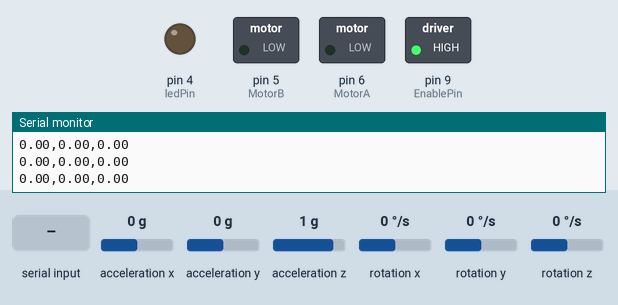
Recording of a sketch running on a simulated Arduino Uno, built with avr-gcc and run on an emulated ATmega328P. Shown: switched loads named in the sketch (green lamp = pin HIGH), output pins drawn as LEDs (lit = HIGH), the last lines printed to the serial monitor. The test bench sets the inputs (shaded band); at power-on: acceleration x 0 g, rotation y 0 °/s, acceleration y 0 g, acceleration z 1 g, rotation x 0 °/s, rotation z 0 °/s.

Above: at 1.2 s.
1.3 s: "L" received over Serial
At 1.9 s:
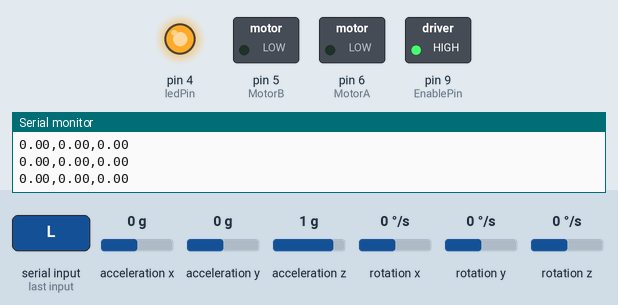
2.8 s: byte 255 (255) received over Serial
At 3.7 s:
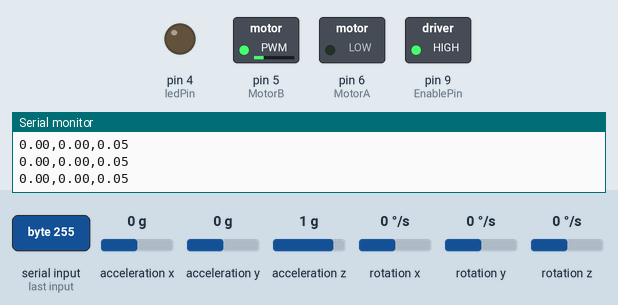
4.3 s: acceleration x set to -0.2 g
At 5.4 s:
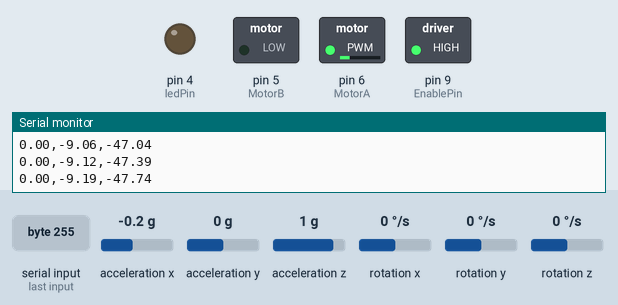
5.8 s: rotation y set to -16 °/s
8.8 s: rotation y set to -18 °/s
At 10.7 s:
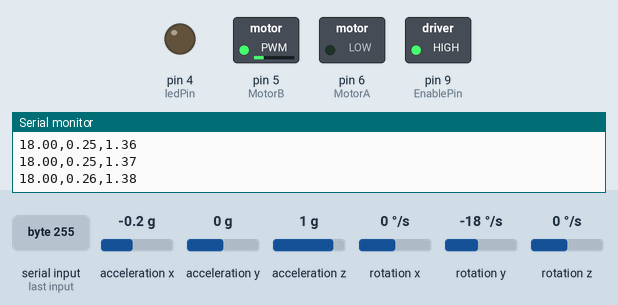
11.2 s: acceleration x set to -1.4 g
At 13.1 s:
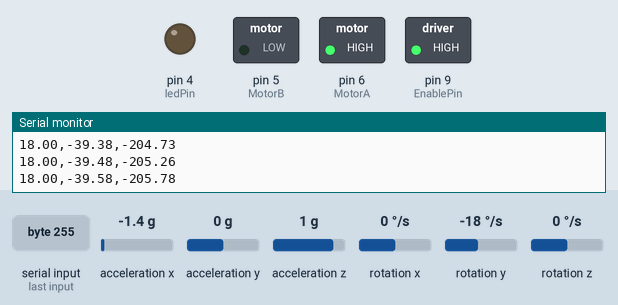
Timing chart, 0 to 14.4 s (numbered marks = the images above; inputs shaded):
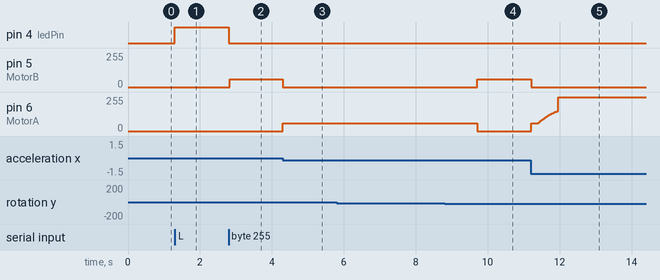

Measured:
- the behaviour switches between 0 and -0.1 g on acceleration x (found by bisection; images 2 and 3)
- the behaviour switches between -17 and -18 °/s on rotation y (found by bisection; images 3 and 4)
- after the input at 1.3 s, pin 4 (ledPin): LOW → HIGH at once
- after the input at 2.8 s, pin 4 (ledPin): HIGH → LOW at once; pin 5 (MotorB): 0/255 → 60/255 at once
- after the input at 4.3 s, pin 5 (MotorB): 60/255 → 0/255 at once; pin 6 (MotorA): 0/255 → 60/255 at once
- after the input at 8.8 s, pin 5 (MotorB): 0/255 → 60/255 after 0.90 s; pin 6 (MotorA): 60/255 → 0/255 after 0.90 s
- after the input at 11.2 s, pin 5 (MotorB): 60/255 → 0/255 at once; pin 6 (MotorA): moves from 0/255 to 255/255 over 0.76 s, starting at once

The sketch:

Segway_With_PID.ino
```cpp
#include "Wire.h"
#include "I2Cdev.h"
#include "MPU6050.h"
#include "Timer.h"

Timer t;
float timeChange=20;
float dt=timeChange*0.001;
float encodertime = 10;

float angleAx,gyroGy;
MPU6050 accelgyro;
int16_t ax, ay, az, gx, gy, gz;

float K1 =0.03;
float angle1;


//====== PID controller====
float Kp = 0;
float Ki = 0;
float Kd = 0;
float input;
float reference = 0;
float ThetaLastErr = 0;      //float OmegaLastErr = 0 ;
float ThetaErr = 0;          //float OmegaErr = 0 ;
float Intergral = 0;
float Derivation = 0;
float u = 0;
//==========================
//======== Motor Pin========
int MotorA = 6; //When angle is negative
int MotorB = 5; //When angle is positive
int EnablePin = 9;
//==========================
//========== BT command ====
int command ;
int ledPin = 4;
int Ledstate = 0;
//==========================
//========== Encoder =======
//unsigned long currentTime;
//unsigned long loopTime;
//const int pin_A = 2;
//const int pin_B = 3;
//unsigned char encoder_A;
//unsigned char encoder_B;
//unsigned char encoder_A_prev=0;
//int fadeAmount = 0;
//int fadeAmount_prev = 0;
//int skipCount = 0;
//double Velocity;
//===========================


void setup() {
    Wire.begin();//初始化
    Serial.begin(9600);//初始化

    pinMode(ledPin,OUTPUT);
    digitalWrite(ledPin,LOW);
    pinMode(EnablePin,OUTPUT);
    digitalWrite(EnablePin,HIGH);

//    pinMode(pin_A, INPUT);
//    pinMode(pin_B, INPUT);
//    currentTime = millis();
//    loopTime = currentTime;

    accelgyro.initialize();//初始化

    int tickEvent1 = t.every(timeChange, getangle);

    int tickEvent2 = t.every(timeChange, printout) ;

    int ticlEvent3 = t.every(timeChange, BTcommand) ;

//    int tickEvent4 = t.every(encodertime,CalculatorV);
}
void loop() {

    t.update();
//    currentTime = millis();
//    if(currentTime >= (loopTime + 5)){        // 5ms since last check of encoder = 200Hz
//      encoder_A = digitalRead(pin_A);
//      encoder_B = digitalRead(pin_B);
//      if((!encoder_A) && (encoder_A_prev)){   // A has gone from high to low
//        if(encoder_B) {                       // B is high so clockwise
//          fadeAmount ++;
//        }
//        else {                                // B is low so counter-clockwise
//          fadeAmount --;
//        }
//      }
//      encoder_A_prev = encoder_A;     // Store value of A for next time
//      loopTime = currentTime;  // Updates loopTime
//    }
  }

//void CalculatorV(){
//  if(fadeAmount != fadeAmount_prev){
//    Serial.print(fadeAmount);
//    Velocity = (fadeAmount - fadeAmount_prev)/( skipCount* 0.001 * encodertime);
//    fadeAmount_prev = fadeAmount;
//    skipCount = 1;
//  }else{
//    skipCount ++;
//    Velocity = 0;
//  }
//}

void BTcommand(){
  if(Serial.available() > 0){
    if(Ledstate == 0){
      digitalWrite(ledPin,HIGH);
      Ledstate = 1;
    }
    else{
      digitalWrite(ledPin,LOW);
      Ledstate = 0;
    }
    command = Serial.read();

    if(command == 255){
      float ThetaLastErr = 0;
      float ThetaErr = 0;
      float Intergral = 0;
      float Derivation = 0;
      float u = 0;
      Kp = Serial.read() / 10.0;
      Ki = Serial.read() / 10.0;
      Kd = Serial.read() / 10.0;
    }
    else if(command == 'L'){
      reference -= 0.01;
    }
    else if(command == 'R'){
      reference += 0.01;
    }
    else if(command == 'Z'){
      reference = 0;
    }
    else if(command == 'X'){
      reference -= 0.3;
    }
    else if(command == 'Y'){
      reference += 0.3;
    }

  }
}
void printout()
{
    Serial.print(gyroGy); Serial.print(",");
    Serial.print(angle1);  Serial.print(",");
    Serial.println(u);

}


void getangle()
{
    accelgyro.getMotion6(&ax, &ay, &az, &gx, &gy, &gz);
    angleAx=atan2(ax,az)*180/PI;
    gyroGy=-gy/131.00;
    angle1 = K1 * angleAx+ (1-K1) * (angle1 + gyroGy * dt);
    //==========PID==========================
    ThetaErr = reference - angle1;
//    OmegaErr = 0 - gyroGy ;
    Intergral = (3/5) * Intergral + ThetaErr ;
    Derivation = (ThetaErr - ThetaLastErr) /dt;
    u = Kp * ThetaErr +Ki * Intergral + Kd * Derivation ;
//    ThetaLastErr = ThetaErr;

    /*=============增量PID
    Theta_N_Err = reference - angle1;
    u += Kp * (Theta_N_Err - Theta_N1_Err) +Ki * Theta_N_Err + Kd * (Theta_N_Err - 2*Theta_N1_Err + Theta_N2_Err);
    Theta_N2_Err = Theta_N1_Err;
    Theta_N1_Err = Theta_N_Err;
    */

    Drive();
}

void Drive(){
  if(u > 150){
    analogWrite(MotorA,0);
    analogWrite(MotorB,255);
  }
  else if(u<-150){
    analogWrite(MotorA,255);
    analogWrite(MotorB,0);
  }
  else if(u < -60 && u>-150){
    analogWrite(MotorA,-u);
    analogWrite(MotorB,0);
  }
  else if(u > 60 && u < 150){
    analogWrite(MotorA,0);
    analogWrite(MotorB,u);
  }
  else if(u > 0 && u < 60){
    analogWrite(MotorA,0);
    analogWrite(MotorB,60);
  }
  else if(u < 0 && u > -60){
    analogWrite(MotorA,60);
    analogWrite(MotorB,0);
  }

}
```
